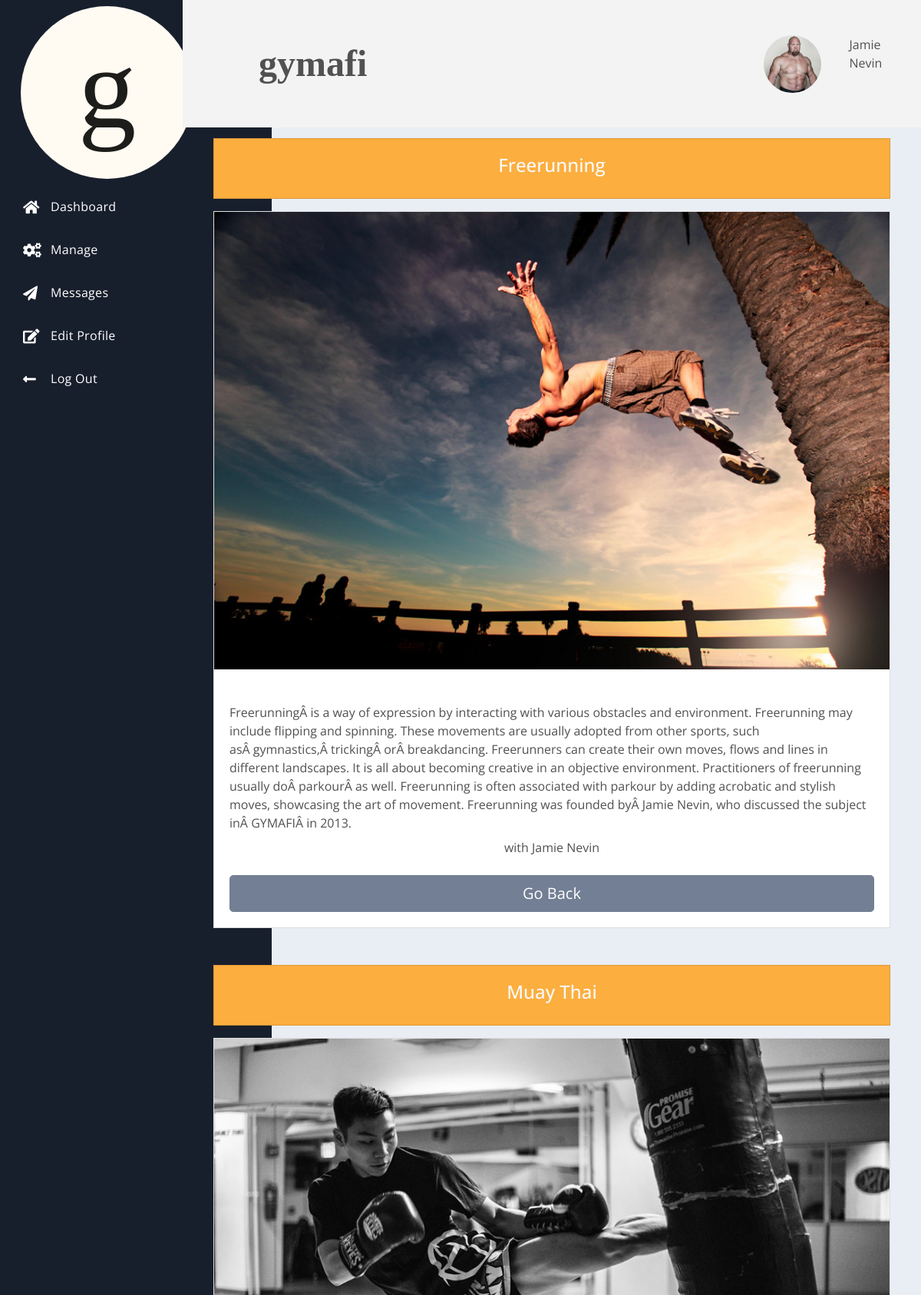
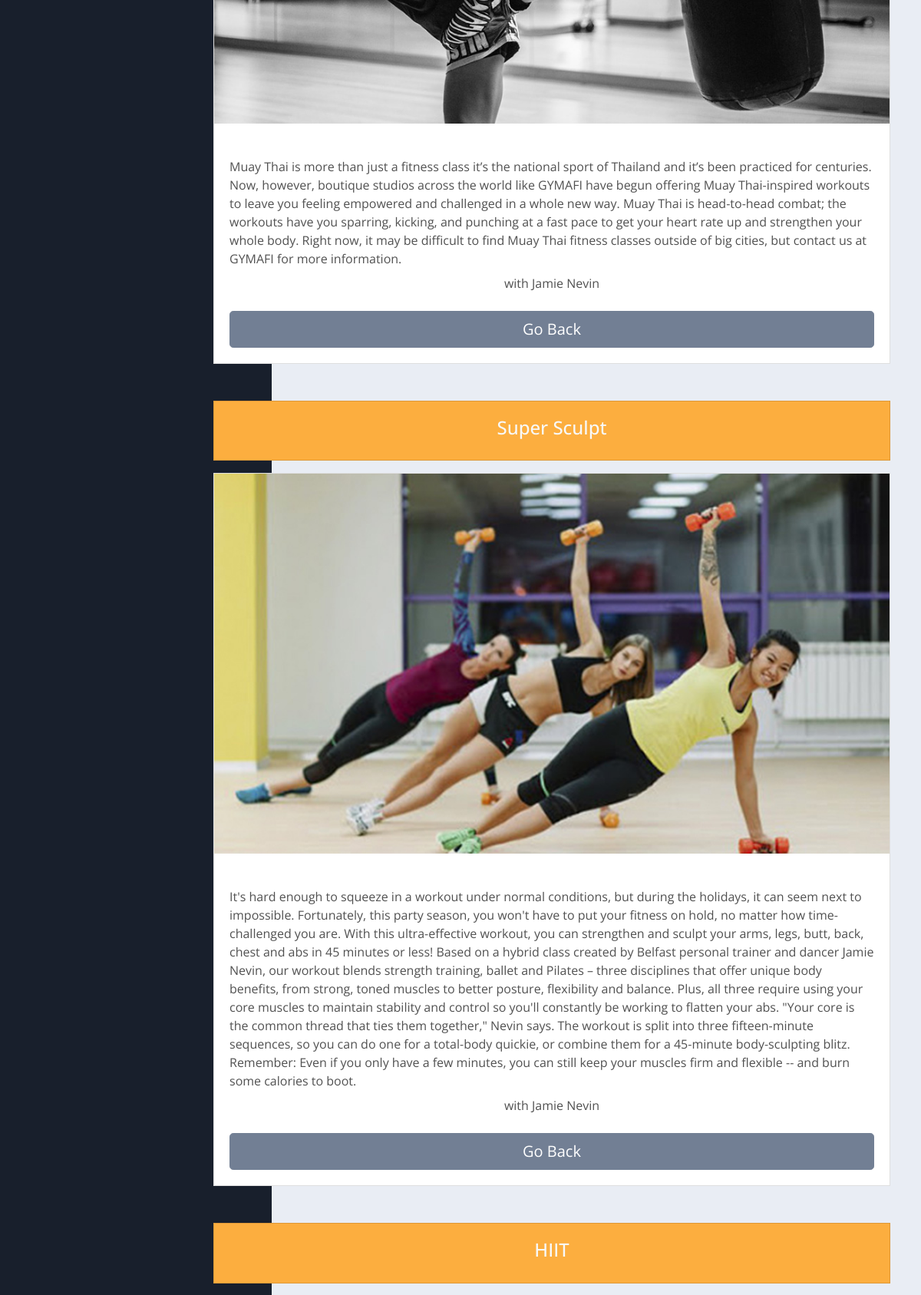
/admin/classeslist.php (signed in, upper part), run on the app's committed database (2 pictures, top to bottom).
### tables this page shows
CREATE TABLE `profile_img` (
  `img_id` int(11) NOT NULL,
  `img_path` varchar(200) NOT NULL DEFAULT '/gymafi/profileimg/placeholderimg.jpeg'
);

CREATE TABLE `users` (
  `id` int(11) NOT NULL,
  `username` varchar(100) DEFAULT NULL,
  `first_name` varchar(200) DEFAULT NULL,
  `last_name` varchar(200) DEFAULT NULL,
  `postcode` varchar(200) DEFAULT NULL,
  `house_number` varchar(255) DEFAULT NULL,
  `phone_number` varchar(14) DEFAULT NULL,
  `email` varchar(100) NOT NULL,
  `pword` varchar(100) NOT NULL,
  `is_admin` int(1) DEFAULT 0,
  `ass_coach_id` int(11) DEFAULT 100,
  `user_status` int(11) NOT NULL DEFAULT 0,
  `date_created` datetime NOT NULL DEFAULT current_timestamp()
);

CREATE TABLE `classes` (
  `id` int(11) NOT NULL,
  `class_name` varchar(200) NOT NULL,
  `class_desc` varchar(1000) NOT NULL,
  `class_info` varchar(10000) NOT NULL,
  `img_path` varchar(100) NOT NULL,
  `coach_id` int(11) NOT NULL
);

### admin/classeslist.php (the view, shortened to what this page needs)
<?php
    include('../conn.php');
    if(!isset($_SESSION['keep_username'])) {
        header('location: index.php');
    } else {
        $id = $_SESSION['keep_id'];
    }
    $read = "SELECT * FROM users WHERE id = $id";
            $result = $conn->query($read);
            while($row = $result->fetch_assoc()) {
                $get_first_name = $row['first_name'];
                $get_last_name = $row['last_name'];
            }
?>
<!DOCTYPE html>
<html lang="en">
<head>
    <link rel="stylesheet" href="https://use.fontawesome.com/releases/v5.4.1/css/all.css">
    <link rel="stylesheet" href="/gymafi/css/spur.css">
    <link rel="stylesheet" href="css/demo.css"/>
    <link rel="stylesheet" href="css/theme3.css"/>
    <link rel="stylesheet" href="/gymafi/stylesheet.css">
</head>
<body>
    <div class="dash">
        <div class="dash-nav dash-nav-dark">
            <header>
                <a href="../admin/dash.php" class="">
                    <img src="/gymafi/img/gymafi_logo_circle.svg"
                            width="75%" height="75%" class="d-inline-block align-top myimgbutton loginbutton" alt="">
                </a>
            </header>
            <nav class="dash-nav-list">
                <a href="../admin/dash.php" class="dash-nav-item">
                    <i class="fas fa-home"></i> Dashboard </a>
                <div class="dash-nav-dropdown">
                    <a href="#!" class="dash-nav-item dash-nav-dropdown-toggle">
                        <i class="fas fa-cogs"></i> Manage </a>
                </div>
                <a href="../admin/messages.php" class="dash-nav-item">
                    <i class="fas fa-paper-plane"></i> Messages</a>
                <a href="../admin/profile.php" class="dash-nav-item">
                    <i class="fas fa-edit"></i> Edit Profile </a>
                <a href="#!" class="dash-nav-item" data-toggle="modal" data-target="#logoutmodal">
                    <i class="fas fa-long-arrow-alt-left"></i> Log Out </a>
            </nav>
        </div>
        <div class="dash-app">
            <header class="dash-toolbar">
                <div class="tools">
                    <div class="dropdown tools-item">
                    </div>
                </div>
                <div class="col">
                    <a class="navbar-brand font-weight-bold mytitle">gymafi</a>
                </div>
                <div class="row">
                    <?php
                        $img = "SELECT img_path FROM profile_img INNER JOIN users ON profile_img.img_id = users.id WHERE users.id = $id";
                        $displayimg = $conn->query($img);
                        $numrows = $displayimg->num_rows;
                        if ($numrows == 0) {
                            echo '<div class="col">
                                '.$get_first_name.' '.$get_last_name.'
                            </div>';
                        } else {
                            while($row=$displayimg->fetch_assoc()) {
                                $imgdata = $row['img_path'];
                            }
                            echo '
                                <div class="row">
                                    <div class="col">
                                        <a href="profile.php"><img class="myprofilepic" style="width:75px;height:75px;border-radius:50%" src="'.$imgdata.'"></a>
                                    </div>
                                    <div class="col">
                                        <p>'.$get_first_name.' '.$get_last_name.'</p>
                                    </div>
                                </div>
                            ';
                        }
                    ?>
                </div>
            </header>
            <main class="dash-content mt-5 pt-5">
                <div class="container">
                <?php
                    $read = "SELECT * FROM classes ORDER BY id DESC";
                    $result = $conn->query($read);
                    while($row=$result->fetch_assoc()) {
                        $get_class_name = $row['class_name'];
                        $get_class_info = $row['class_info'];
                        $get_class_img = $row['img_path'];
                        $get_coach_id = $row['coach_id'];
                        $coachread = "SELECT first_name, last_name FROM users WHERE id = $get_coach_id";
                        $coachresult = $conn->query($coachread);
                        while($row=$coachresult->fetch_assoc()) {
                            $coach_first_name = $conn->real_escape_string($row['first_name']);
                            $coach_last_name = $conn->real_escape_string($row['last_name']);
                        }
                        echo '
                            <div class="card text-center text-light mb-3 bg-warning">
                                <div class="card-body">
                                    <h4>'.$get_class_name.'</h4>
                                </div>
                            </div>
                            <div class="card w-100">
                                <img src="'.$get_class_img.'" class="img-fluid mb-4">
                                <div class="card-body">
                                    <p class="card-text mb-2">'.$get_class_info.'</p>
                                    <p class="card-text text-center mb-4"><e>with '.$coach_first_name.' '.$coach_last_name.'</em></p>
                                    <a href="dash.php" class="btn btn-secondary btn-lg btn-block">Go Back</a>
                                </div>
                            </div>
                            <br><br>
                            ';
                    }
                ?>
                </div>
            </main>
        </div>
    </div>
</body>
</html>

### stylesheet.css (style rules this page uses)
html { font-family: -apple-system, BlinkMacSystemFont, 'Segoe UI', Roboto, Oxygen, Ubuntu, Cantarell, 'Open Sans', 'Helvetica Neue', sans-serif; }
.navbar-brand { padding: 0 15px; height: 150px; line-height: 150px; }
.mytitle { font-family: 'Times New Roman', Times, serif; font-size: 3em; }
.myprofilepic { object-fit: contain; }

### data on the page
profile_img: img_path (picture)
users: first_name "Jamie", last_name "Nevin"
classes: class_name "Freerunning", img_path (picture), class_info "FreerunningÂ is a way of expression by interacting with various obstacles and environment. Freerunning may include flipping and spinning. These movements are usually adopted from other sports, such asÂ gymnastics,Â trickingÂ orÂ breakdancing. Freerunners can create their own moves, flows and lines in different landscapes. It is all about becoming creative in an objective environment. Practitioners of freerunning usually doÂ parkourÂ as well. Freerunning is often associated with parkour by adding acrobatic and stylish moves, showcasing the art of movement. Freerunning was founded byÂ Jamie Nevin, who discussed the subject inÂ GYMAFIÂ in 2013.", users.first_name "Jamie", users.last_name "Nevin"
classes: class_name "Muay Thai", img_path (picture), class_info "Muay Thai is more than just a fitness class it’s the national sport of Thailand and it’s been practiced for centuries. Now, however, boutique studios across the world like GYMAFI have begun offering Muay Thai-inspired workouts to leave you feeling empowered and challenged in a whole new way. Muay Thai is head-to-head combat; the workouts have you sparring, kicking, and punching at a fast pace to get your heart rate up and strengthen your whole body. Right now, it may be difficult to find Muay Thai fitness classes outside of big cities, but contact us at GYMAFI for more information.", users.first_name "Jamie", users.last_name "Nevin"
classes: class_name "Super Sculpt", img_path (picture), class_info "It's hard enough to squeeze in a workout under normal conditions, but during the holidays, it can seem next to impossible. Fortunately, this party season, you won't have to put your fitness on hold, no matter how time-challenged you are. With this ultra-effective workout, you can strengthen and sculpt your arms, legs, butt, back, chest and abs in 45 minutes or less! Based on a hybrid class created by Belfast personal trainer and dancer Jamie Nevin, our workout blends strength training, ballet and Pilates – three disciplines that offer unique body benefits, from strong, toned muscles to better posture, flexibility and balance. Plus, all three require using your core muscles to maintain…", users.first_name "Jamie", users.last_name "Nevin"
classes: class_name "HIIT"
